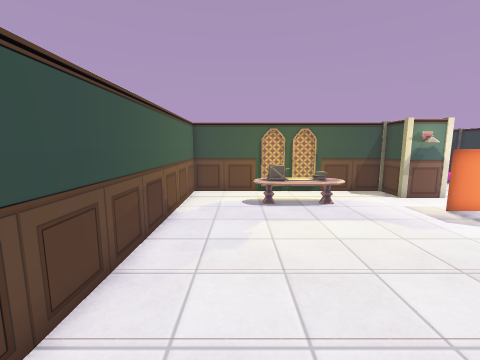
[1] (above)

14 first-person views from a walk through a level from a Godot 3-D game. The camera is 1.4 m above the floor, tilts 8° down and sees 90° across. The floor is counted in squares, 0.5 m on a side. Each view is taken from the middle of a square. On the plan, view 1 faces up. The plan holds only what a view shows up to about 18 squares ahead; the rest is blank. The place goes on beyond the plan. Some surface patterns are stand-ins.

[2]
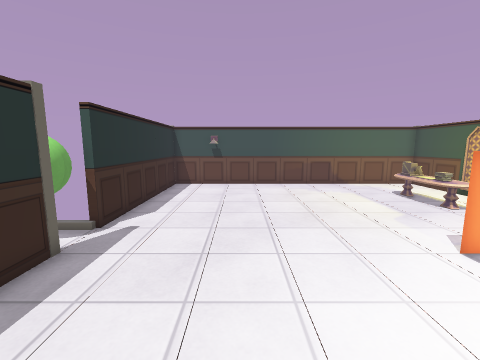

[3]
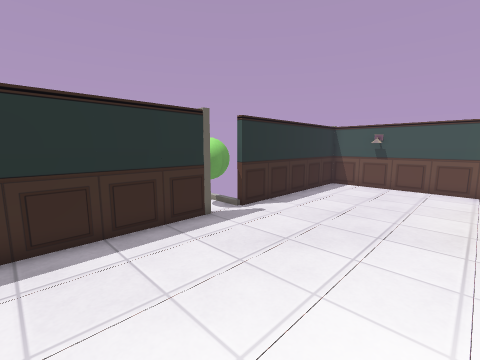

[4]
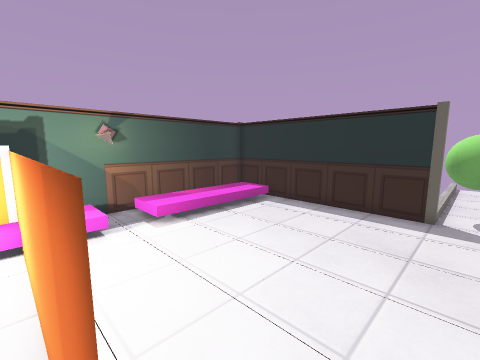

[5]
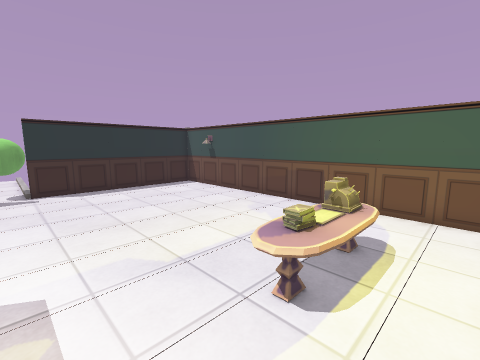

[6]
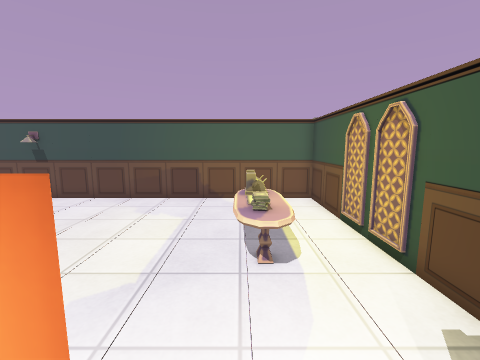

[7]
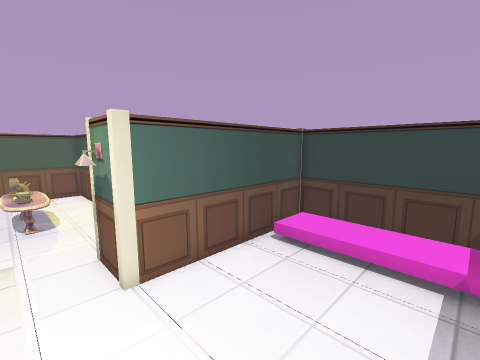

[8]
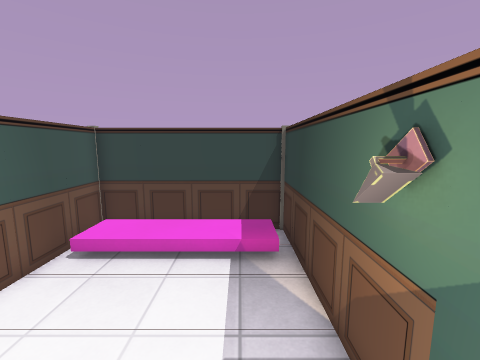

[9]
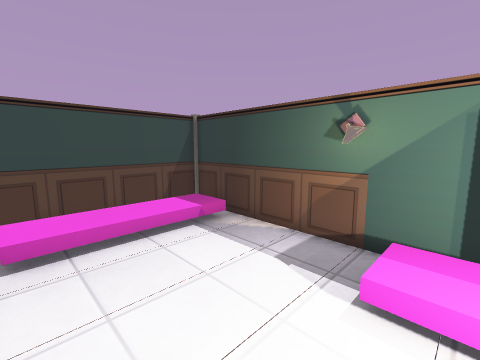

[10]
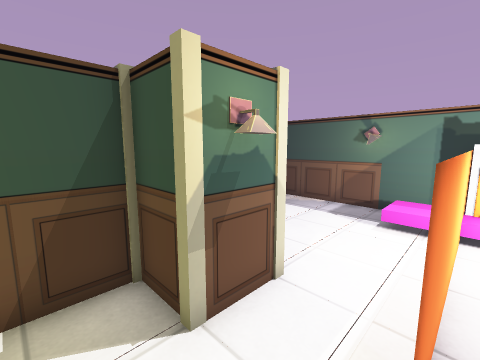

[11]
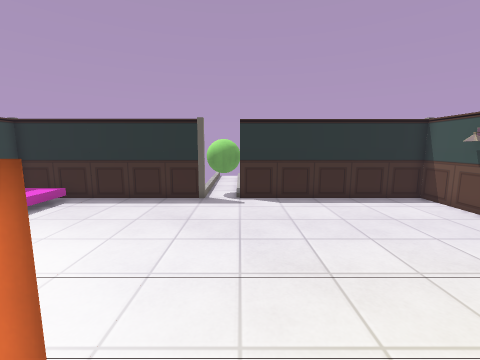

[12]
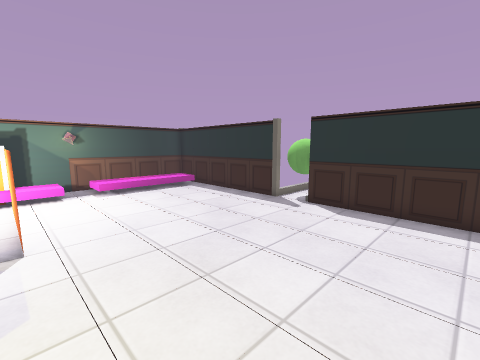

[13]
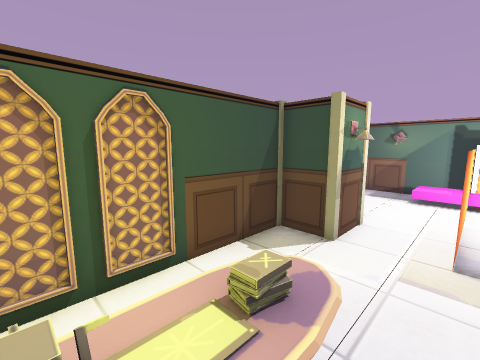

[14]
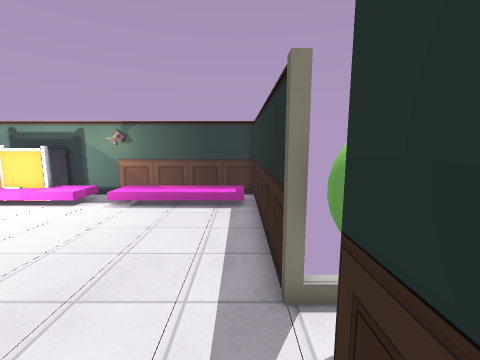

### Floor plan
Key: @ floor where view 1 was taken; # wall or solid block; . main floor; : floor 0.25 m higher than the main floor; / step, stairs or slope; D closed door; = window, fence, low wall or low ledge; P pole; L lamp; T table; O other object.
Columns run from 3 left of view 1 to 19 right of it. Each row starts with its distance up from view 1.
 21               #########
 20               #///////#
 19               #/:::::/#
 18               #///////#
 17               #.......#
 16               #.......#
 15 ############# #.......#
 14 #...........# #.......#
 13 #...........PLP......L#
 12 #...TTTTT....L.....///#
 11 #...TTTTT........../:/#
 10 #...........########D=#
  9 #...........########D##
  8 #...........########D=#
  7 #..................OO.#
  6 #..................OO.#
  5 #....................L#
  4 #..................///#
  3 #................../:/#
  2 #................../:/#
  1 #................../:/#
  0 OO.@.............../:/#
 -1 #................../:/#
 -2 #..................///#
 -3 ###########OP##########
 -4           OOO

Positions as (right, up) in squares from view 1, and headings:
1: (0, 0), facing up
2: (15, 2), facing left
3: (15, 5), facing down-left
4: (8, 8), facing down-right
5: (8, 14), facing down-left
6: (10, 11), facing left
7: (17, 11), facing up-left
8: (17, 11), facing up
9: (12, 11), facing up-right
10: (7, 10), facing up-right
11: (7, 10), facing down
12: (1, 8), facing down-right
13: (2, 10), facing up-right
14: (5, -2), facing right
